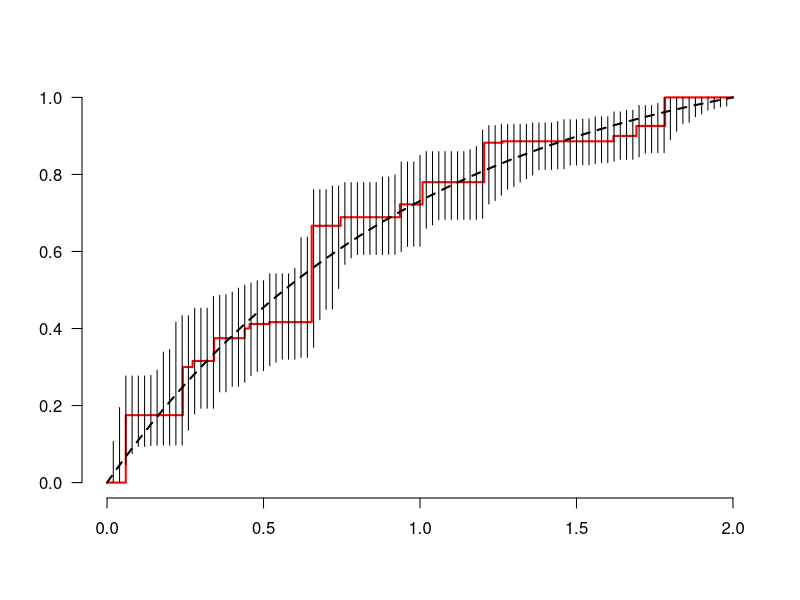
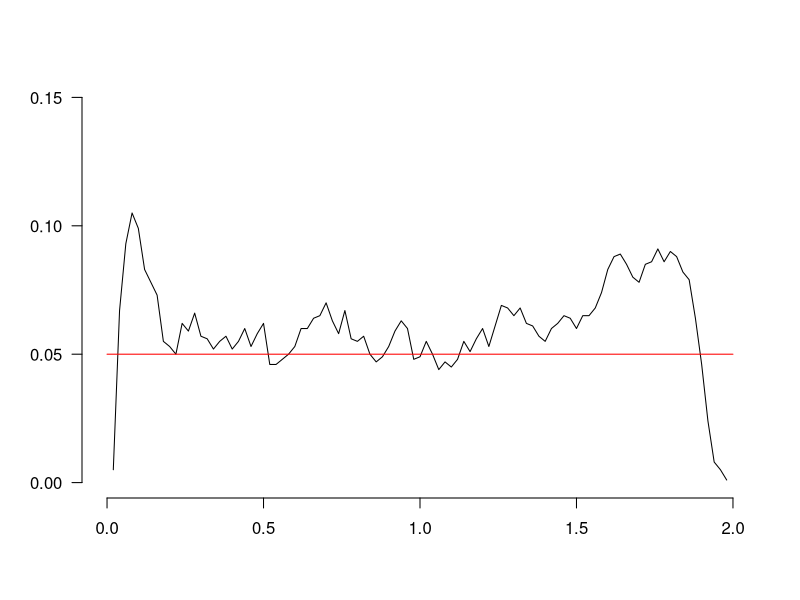

These figures' R source, in order:
	B <- read.table("MLE.txt")
	C <- read.table("CI_MLE.txt")
	D <- read.table("percentages.txt")

	f <- function(x) {(1-exp(-x))/(1-exp(-2))}
	x0<-seq(0,2,by=0.01)
	y0<-f(x0)
	
  
   x1<-B[,1]
   z1<-B[,2]
   x2<-C[,1]
   t1<-C[,2]
   u1<-C[,3]
   
   plot(c(-100,-100),xlim=c(0,max(x1)), ylim=c(0,max(u1)), main= "",ylab="",xlab="",bty="n",las=1)
   lines(x1,z1,lwd=2,type ="s",col="red")
   lines(x0,y0,lwd=2,lty=2)
   segments(x2,t1,x2,u1)


   x1<-D[,1]
   y1<-D[,2]
   	  	
   plot(c(-10000,-10000),xlim=c(0.0,2), ylim=c(0.0,0.15), main= "", ylab="",xlab="",bty="n",las=1)
   lines(x1,y1,lty=1)
   lines(c(0,2),c(0.05,0.05),col="red")
